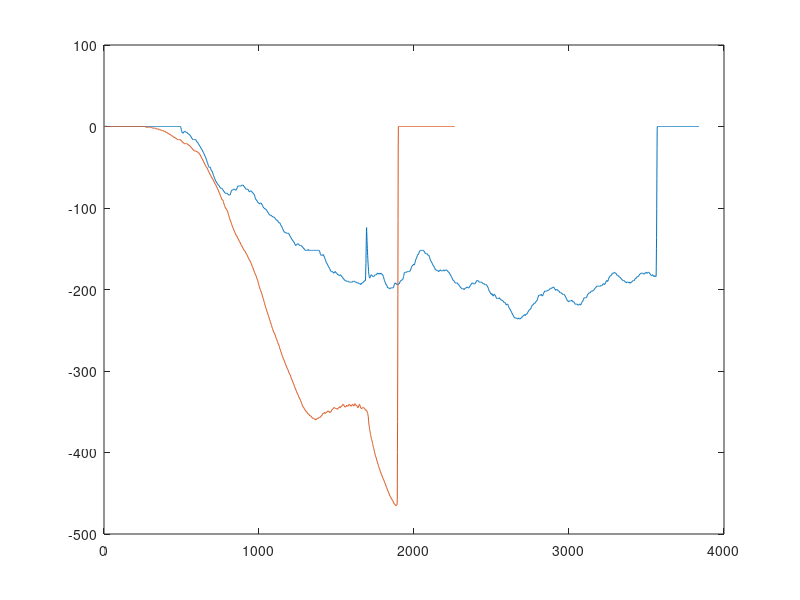

Reproduce this figure in MATLAB.
## Paperclip Challenge data extraction
# Matthew Thompson
# 5/25/2022
# Version 0.2.3

## Description
#   This script allows MatLab to extract necessary data from the .pce files that 
#   the tensile tester saves it's data in. 

## Main Program

# Housekeeping
clc;
clearvars;

# Extract data
data1 = csvread('PaperClipChain_Test1 - PaperClipChain_Test1_text.csv',18,0);
data2 = csvread('PaperClipChain_Test2 - PaperClipChain_Test2_text.csv',18,0);
      
      ##Editors Note
        #the previous line will give the user a warning along the lines of 
        # dlmread (blah blah blah) found by searching load path, and because 
        # octave can be a serious pain in the butt it will not let you load a 
        # file you have saved inside the same folder as the script itself, 
        # to get around this you must enter in the command window the following 
        # line. 
        # warning("off","Octave:data-file-in-path");
       

#Allocate data
time1 = data1(:,1);
force1 = data1(:,2);
time2 = data2(:,1);
force2 = data2(:,2);

#Plot data
plot(time1,force1);
hold on 
plot(time2,force2);
hold off